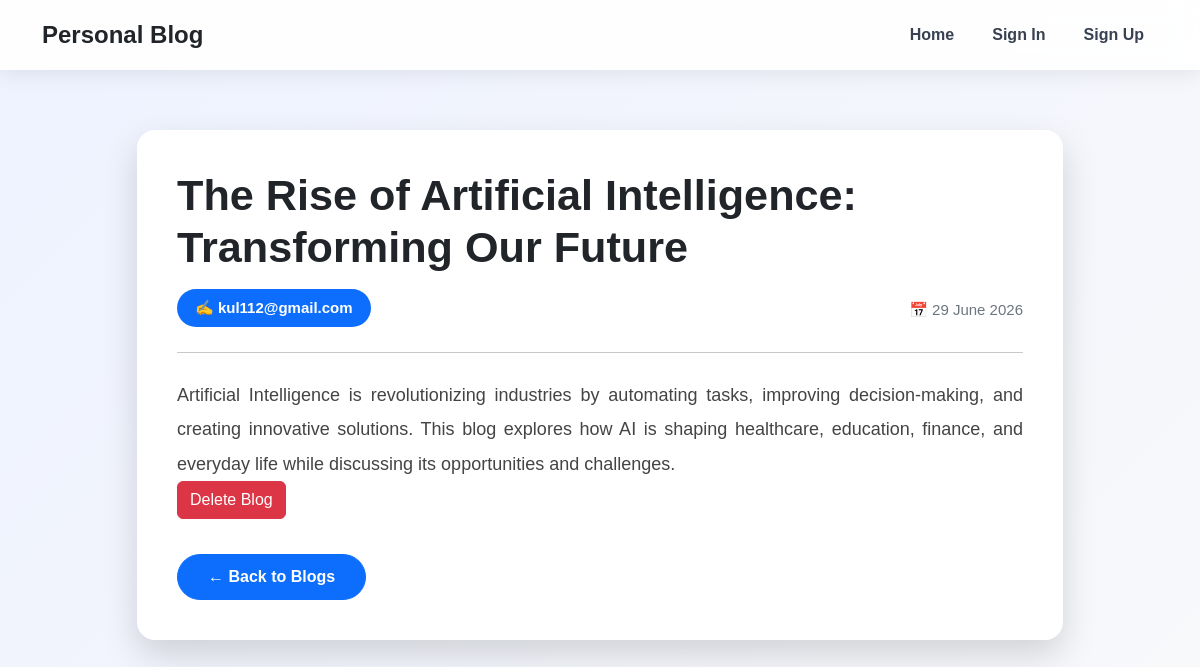
Page /blog-details/1 on the committed database.
### app.py (models this page shows)
class Blog(db.Model):
    id = db.Column(db.Integer, primary_key=True)
    title = db.Column(db.String(100), nullable=False)
    description = db.Column(db.Text, nullable=False)
    createdat = db.Column(db.DateTime, default=datetime.utcnow)
    author = db.Column(db.String(100), nullable=False)

### app.py (the view)
@app.route('/blog-details/<int:blog_id>')
def blogdetails(blog_id):
    blog = Blog.query.get_or_404(blog_id)
    return render_template('details.html', blog=blog)

### Templates/details.html (shortened to what this page needs)
<!doctype html>
<html lang="en">
<head>
    <link href="https://cdn.jsdelivr.net/npm/bootstrap@5.3.8/dist/css/bootstrap.min.css"
          rel="stylesheet">
</head>
<body>
<nav class="navbar navbar-expand-lg">
        <div class="container">
            <a class="navbar-brand" href="/">Personal Blog</a>
            <div class="collapse navbar-collapse" id="navbarNav">
                <ul class="navbar-nav ms-auto">
                    <li class="nav-item">
                        <a class="nav-link" href="/">Home</a>
                    </li>
                    {% if 'user' not in session %}
                    <li class="nav-item">
                        <a class="nav-link" href="/login">Sign In</a>
                    </li>
                    <li class="nav-item">
                        <a class="nav-link" href="/register">Sign Up</a>
                    </li>
                    {% endif %}
                </ul>
            </div>
        </div>
    </nav>
<div class="container blog-container">
    <div class="blog-card">
        <div class="blog-content">
            <h1 class="blog-title">
                {{ blog.title }}
            </h1>
            <div class="meta">
                <span class="author">
                    ✍ {{ blog.author }}
                </span>
                <span class="date">
                    📅 {{ blog.createdat.strftime('%d %B %Y') }}
                </span>
            </div>
            <hr>
            <div class="description">
                {{ blog.description }}
            </div>
            <form action="{{url_for('deleteblog' , blog_id = blog.id)}}"  method="POST">
                <button type="submit" class="btn btn-danger">Delete Blog</button>
            </form>
            <a href="{{ url_for('home') }}" class="btn btn-primary back-btn">
                ← Back to Blogs
            </a>
        </div>
    </div>
</div>
</body>
</html>

### Templates/details.html (style rules this page uses)
* { margin:0; padding:0; box-sizing:border-box; }
body { font-family:Arial, Helvetica, sans-serif; background:linear-gradient(135deg,#eef2ff,#f8f9fa); min-height:100vh; }
.blog-container { max-width:950px; margin:60px auto; }
.blog-card { background:#fff; border:none; border-radius:18px; overflow:hidden; box-shadow:0 15px 35px rgba(0,0,0,.15); transition:.3s; }
.blog-content { padding:40px; }
.blog-title { font-size:2.7rem; font-weight:700; color:#212529; margin-bottom:15px; }
.meta { display:flex; justify-content:space-between; flex-wrap:wrap; margin-bottom:25px; }
.author { display:inline-block; background:#0d6efd; color:#fff; padding:8px 18px; border-radius:30px; font-size:15px; font-weight:600; }
.date { color:#6c757d; font-size:15px; margin-top:10px; }
hr { margin:25px 0; }
.description { font-size:18px; line-height:1.9; color:#444; text-align:justify; }
.back-btn { margin-top:35px; padding:10px 30px; border-radius:30px; font-weight:bold; transition:.3s; }
.navbar { background: rgba(255, 255, 255, 0.9) !important; backdrop-filter: blur(12px); -webkit-backdrop-filter: blur(12px); box-shadow: 0 4px 20px rgba(0, 0, 0, 0.08); padding: 12px 0; }
.navbar-brand { font-size: 1.5rem; font-weight: 700; color: var(--primary) !important; }
.nav-link { color: #374151 !important; font-weight: 600; margin-left: 10px; padding: 8px 14px !important; border-radius: 8px; transition: all 0.3s ease; }

### rows in the picture
Blog: title "The Rise of Artificial Intelligence: Transforming Our Future", author "kul112@gmail.com", createdat "29 June 2026", description "Artificial Intelligence is revolutionizing industries by automating tasks, improving decision-making, and creating innovative solutions. This blog explores how AI is shaping healthcare, education, finance, and everyday life while discussing its opportunities and challenges."
